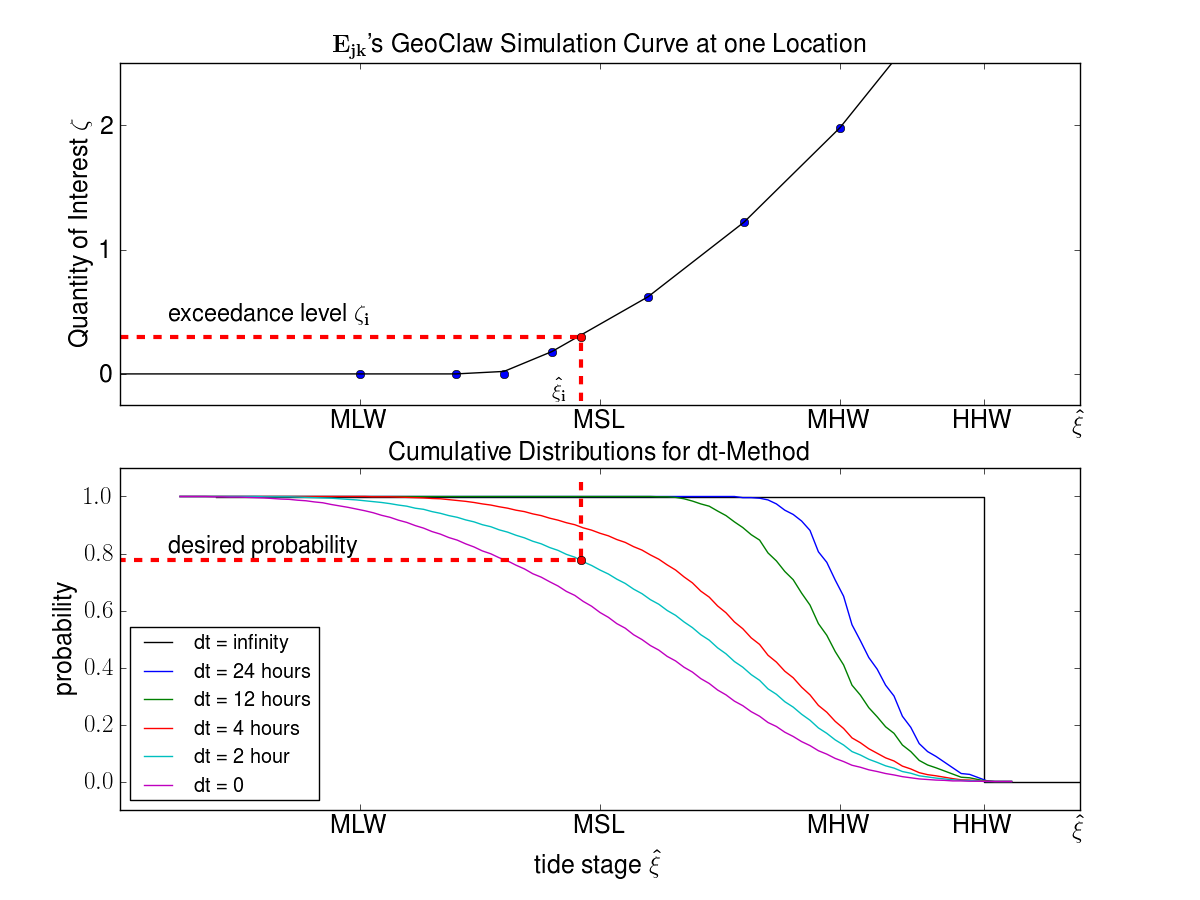

Here is the Python script that generated this plot:
import matplotlib
matplotlib.rc('text', usetex = True)
from pylab import *
import os

#Use the dt distributions from Crescent City
#tide gauge to make example plots
d = loadtxt('cumulative_probs.yearly.100.txt')

figure(1,(12,9))
clf()
axes((.1,.1,.8,.38))

#Add 1.13 to get s referenced to MSL
s = d[:,0] - 2. +1.13 

plot([-2.6,0.6,0.6,1.0],[1,1,0,0],'k')
for i in [7,6,5,3,1]:
    plot(s,d[:,i])
legend(['dt = infinity','dt = 24 hours', 'dt = 12 hours', 'dt = 4 hours', \
    'dt = 2 hour', 'dt = 0'],'lower left')
title('Cumulative Distributions for dt-Method',fontsize=18)
plot([-1.08,-1.08,-3],[1.05,0.776,0.776],'r--',linewidth=3)
plot([-1.08],[0.776],'ro')
text(-2.8,0.8,'desired probability',fontsize=17)

ylim(-0.1,1.1)
xticks([-2,-1,0,0.6,1.],['MLW','MSL','MHW','HHW',r'${\bf \hat{\xi}}$'],fontsize=18)
yticks(fontsize=18)
ylabel('probability ',fontsize=18)
xlabel(r'tide stage ${\bf \hat{\xi}}$',fontsize=18)

axes((.1,.55,.8,.38))
s = linspace(-3,0.6,101)
def h(s):
    h = (s+1.4) + (s+1.6)**2
    h = where(s<-1.4, 0, h)
    return h
srun = linspace(-2.,0,6)
plot([-1.4],[0.0],'bo')  
plot(srun,h(srun),'bo')
 
#Now plot the black line
srun2=zeros(9)
srun2[0]=-3.; srun2[1:3]=srun[0:2]; srun2[3]=-1.4; srun2[4:8]=srun[2:6];
srun2[8]=.6;
plot(srun2,h(srun2),'k')
 
plot([-3,-1.08,-1.08],[0.59,0.59,-0.5],'r--',linewidth=3)
ylim(-0.5,5)
xticks([-2,-1,0,0.6,1.],['MLW','MSL','MHW','HHW',r'${\bf \hat{\xi}}$'],fontsize=18)
yticks([0,2,4],['0','1','2'],fontsize=18)

plot([-1.08],[0.59],'ro')
text(-2.8,0.8,r'exceedance level ${\bf \zeta_i}$',fontsize=17)
text(-1.2,-.45,r'${\bf \hat{\xi_i}}$',fontsize=15)
xlim(-3,1)
ylabel(r'Quantity of Interest ${\bf \zeta}$',fontsize=18)
title(r"${\bf E_{jk}}$'s GeoClaw Simulation Curve at one Location",fontsize=18)
savefig('tidepofzeta_dt.png')
